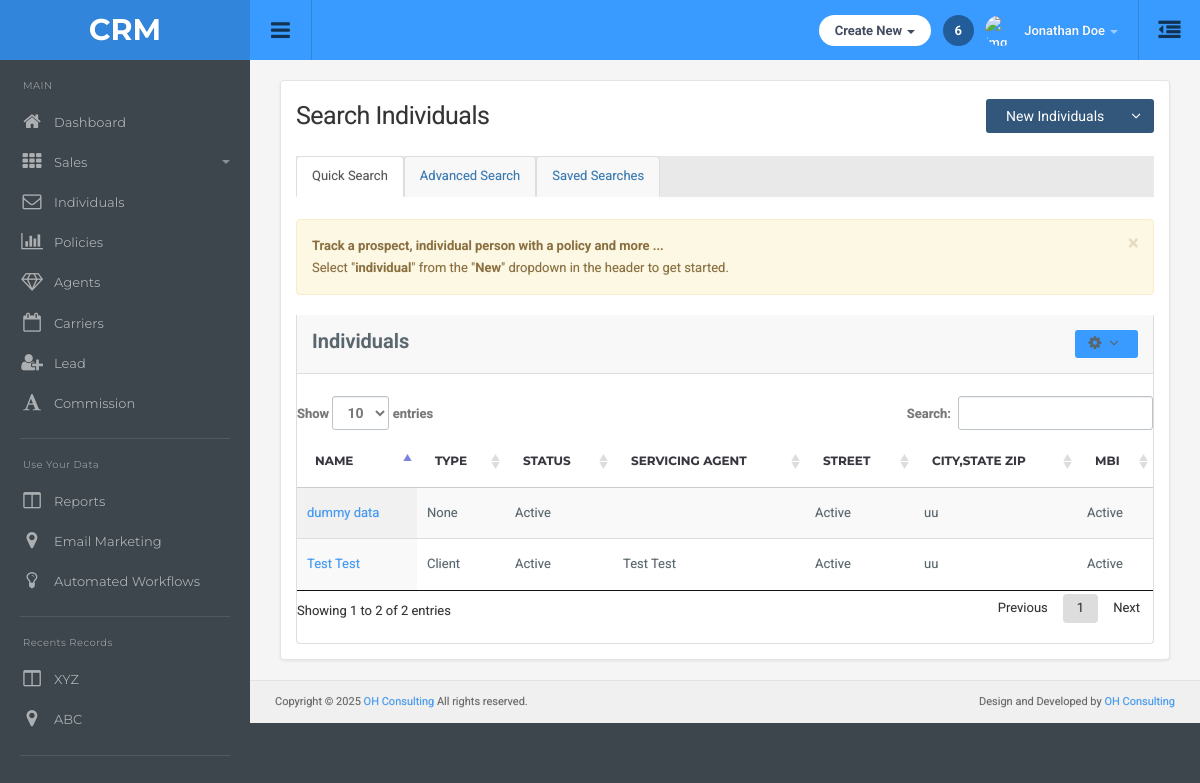
The app's page /Individuals/search-individuals/ with its own data.
### main/models.py (models this page shows)
class Individuals(models.Model):
    first_name = models.CharField(max_length=100)
    middle_name = models.CharField(max_length=100,null=True,blank=True)
    last_name = models.CharField(max_length=100)
    individual_type = models.CharField(max_length=100,null=True,blank=True)
    servicing_agent = models.ForeignKey(Agent,on_delete=models.CASCADE,null=True,blank=True)
    email = models.EmailField(null=True,blank=True)
    business_phone = models.CharField(max_length=10, blank=True, null=True)
    business_ext = models.CharField(max_length=10, blank=True, null=True)
    home_phone = models.CharField(max_length=10, blank=True, null=True)
    home_ext = models.CharField(max_length=10, blank=True, null=True)
    cell_phone = models.CharField(max_length=10, blank=True, null=True)
    cell_ext = models.CharField(max_length=10, blank=True, null=True)
    carrier = models.ForeignKey(Carrier,on_delete=models.SET_NULL,null=True,blank=True)

class Agent(models.Model):
    first_name = models.CharField(max_length=100)
    last_name = models.CharField(max_length=100,null=True,blank=True)
    business_phone = models.CharField(max_length=12,null=True,blank=True)
    ext = models.CharField(max_length=10,null=True,blank=True)
    email = models.EmailField(null=True,blank=True)
    agent_type = models.CharField(max_length=50,null=True,blank=True)
    status = models.CharField(max_length=50,null=True,blank=True)
    npn = models.CharField(max_length=100,null=True,blank=True)
    agency = models.ForeignKey(Agency,on_delete=models.CASCADE,related_name="agent_agency")
    agent_number = models.CharField(max_length=100,null=True,blank=True)

### main/views.py (the view)
# urls.py: path('Individuals/search-individuals/', views.search_individuals_list, name='search_individuals_list'),
def search_individuals_list(request):
    individual = Individuals.objects.all()
    carriers = Carrier.objects.all()
    context = {
        'individual':individual,
        'carriers':carriers
    }
    return render(request, 'Individuals/searchindividuals.html',context)

### templates/Individuals/searchindividuals.html (shortened to what this page needs)
{% extends "dashboard/base.html" %}
{% load static %}
{% block main-content %}
<div class="container-default">
  <div class="search-agents-container">
    <div class="page-header-row">
      <h1 class="page-title">Search Individuals</h1>
      <div class="btn-group">
        <button type="button" class="btn btn-primary" data-toggle="modal" data-target="#newIndividualModal">
          New Individuals
        </button>
        <button type="button" class="btn btn-primary dropdown-toggle" data-toggle="dropdown" aria-haspopup="true"
          aria-expanded="false">
          <i class="fa fa-angle-down"></i>
        </button>
      </div>
    </div>
    <ul class="nav nav-tabs">
      <li class="active"><a href="{% url 'search_individuals_list' %}">Quick Search</a></li>
      <li><a href="{% url 'advanced_individuals' %}">Advanced Search</a></li>
      <li><a href="{% url 'saved_individuals' %}">Saved Searches</a></li>
    </ul>
    <br>
    <div class="alert alert-warning alert-dismissible" role="alert">
      <button type="button" class="close" data-dismiss="alert" aria-label="Close">
        <span aria-hidden="true">&times;</span>
      </button>
      <strong>Track a prospect, individual person with a policy and more ...</strong><br>
      Select "<strong>individual</strong>" from the "<strong>New</strong>" dropdown in the header to get started.
    </div>
    <div class="agents-panel">
      <div class="panel-heading clearfix">
        <strong class="pull-left">Individuals</strong>
        <div class="dropdown pull-right">
          <button class="btn btn-sm btn-default dropdown-toggle" type="button" id="agentsDropdown"
            data-toggle="dropdown" aria-haspopup="true" aria-expanded="false">
            <i class="fa fa-cog"></i> <i class="fa fa-angle-down"></i>
          </button>
        </div>
      </div>
      <br>
      <div class="panel-body table-responsive">
        <table id="example8" class="table display">
          <thead>
            <tr>
              <th>Name</th>
              <th>Type</th>
              <th>Status</th>
              <th>Servicing Agent</th>
              <th>Street</th>
              <th>City,State Zip</th>
              <th>MBI</th>
            </tr>
          </thead>
          <tbody>
            {% for i in individual %}
            <tr>
              <td><a href="{% url 'individual_tab' i.id %}?fresh=true">{{i.first_name}} {{i.last_name}}</a></td>
              <td>{{i.individual_type}}</td>
              <td>Active</td>
              <td>{{i.servicing_agent.first_name}} {{i.servicing_agent.last_name}}</td>
              <td>Active</td>
              <td>uu</a></td>
              <td>Active</td>
            </tr>
           {% endfor %}
          </tbody>
        </table>
      </div>
    </div>
  </div>
 {% include "Individuals/addindividualmodal.html" %}
  {% endblock %}

### static/css/style.css (style rules this page uses)
body { background: #3d464d; color: #58666e; margin: 0; line-height: 1.7em; font-size: 13px; font-family: 'Roboto',sans-serif; outline: 0; text-Shadow: 0 0 1px rgba(0,0,0,0.2) }
a { color: #399bff; text-decoration: none }
b,strong { font-weight: 600 }
.container-default { padding: 0 }
h1,h2,h3,h4,h5,h6,.h1,.h2,.h3,.h4,.h5,.h6 { font-family: inherit; font-weight: 400; line-height: 1.6; color: #37363e }
h1,.h1,h2,.h2,h3,.h3 { margin-top: 20px; margin-bottom: 10px; letter-spacing: -0.02em }
h1,.h1 { font-size: 2.25em }
.btn { font-size: 14px; padding: 7px 20px 7px 20px; border: none; background: #e4e4e4; color: inherit; border-radius: 3px }
.btn-sm { font-size: 12px; padding: 5px 14px }
.btn .fa { font-size: 15px; margin-right: 5px }
.btn-default { background-color: #399bff; color: #fff }
.btn-primary { background-color: #33577b; color: #fff }
.nav-tabs { border-bottom: none; background: #E9E9E9; padding: 0 }
.nav-tabs>li { float: left; margin-bottom: -1px; margin-right: -2px }
.nav-tabs>li>a { margin-right: 2px; line-height: 1.42857143; color: inherit; border: none; border-radius: 0 }
.nav-tabs>li.active>a,.nav-tabs>li.active>a:hover,.nav-tabs>li.active>a:focus { color: #555; cursor: default; background-color: #fff; border: none; border-bottom-color: transparent }
.panel-body,.panel-heading { padding: 0; color: inherit; background-color: transparent; border-color: none }
.panel-heading { background: transparent; border-bottom: transparent }
.panel-heading { font-size: 20px; padding-bottom: 15px; font-weight: 300 }
.table { margin: 0 }
thead { font-weight: 600; font-family: 'Montserrat',sans-serif; text-transform: uppercase; font-size: 12px; color: #37363e }
table td { display: table-cell; vertical-align: middle }
.table>thead>tr>th,.table>tbody>tr>th,.table>tfoot>tr>th,.table>thead>tr>td,.table>tbody>tr>td,.table>tfoot>tr>td { padding: 15px; line-height: 1.7 }

### templates/Individuals/searchindividuals.html (style rules this page uses)
.search-agents-container { background-color: #fff; padding: 15px; border-radius: 4px; box-shadow: 0 1px 3px rgba(0, 0, 0, 0.08); border: 1px solid #e1e4e8; margin-bottom: 20px; min-height: calc(100vh - 250px); }
.page-header-row { display: flex; justify-content: space-between; align-items: center; margin-bottom: 20px; flex-wrap: wrap; }
.page-title { margin: 0; font-size: 2.5rem; color: #333; }
.nav-tabs { border-bottom: none; padding-left: 0; margin-bottom: 0; list-style: none; }
.nav-tabs>li { float: left; margin-bottom: 0; }
.nav-tabs>li>a { margin-right: 2px; line-height: 1.42857143; border: 1px solid transparent; border-radius: 4px 4px 0 0; padding: 10px 15px; color: #337ab7; text-decoration: none; background-color: #f8f8f8; border-color: #ddd #ddd transparent; }
.nav-tabs>li.active>a, .nav-tabs>li.active>a:hover, .nav-tabs>li.active>a:focus { color: #555; cursor: default; background-color: #fff; border: 1px solid #ddd; border-bottom-color: transparent; margin-bottom: -1px; }
.agents-panel { border: 1px solid #ddd; border-radius: 0 0 4px 4px; background: #fff; border-top: none; }
.panel-heading { padding: 15px; background-color: #f8f8f8; border-bottom: 1px solid #ddd; }
.panel-body.table-responsive { margin-bottom: 20px; }

### records on screen
Individuals: first_name "Test", last_name "Test", individual_type "Client", servicing_agent.first_name "Test", servicing_agent.last_name "Test"
Individuals: first_name "dummy", last_name "data", individual_type "None"
